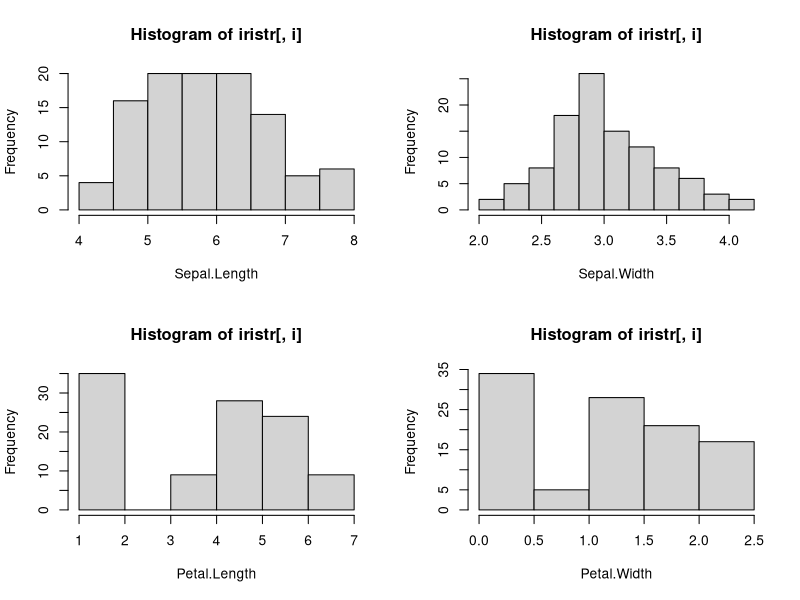
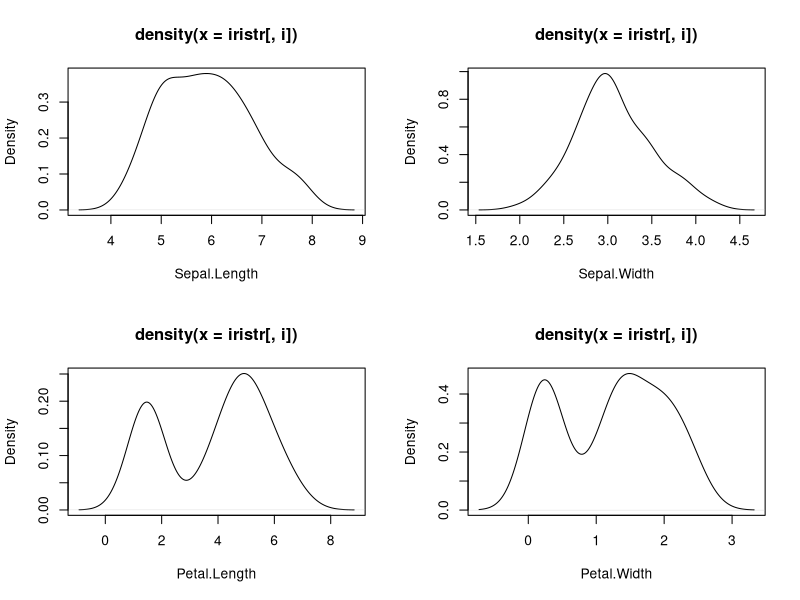
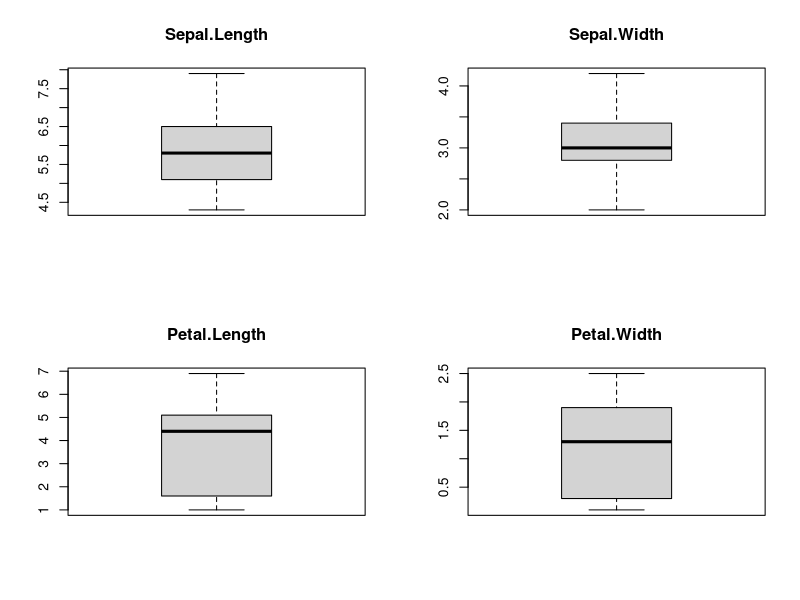
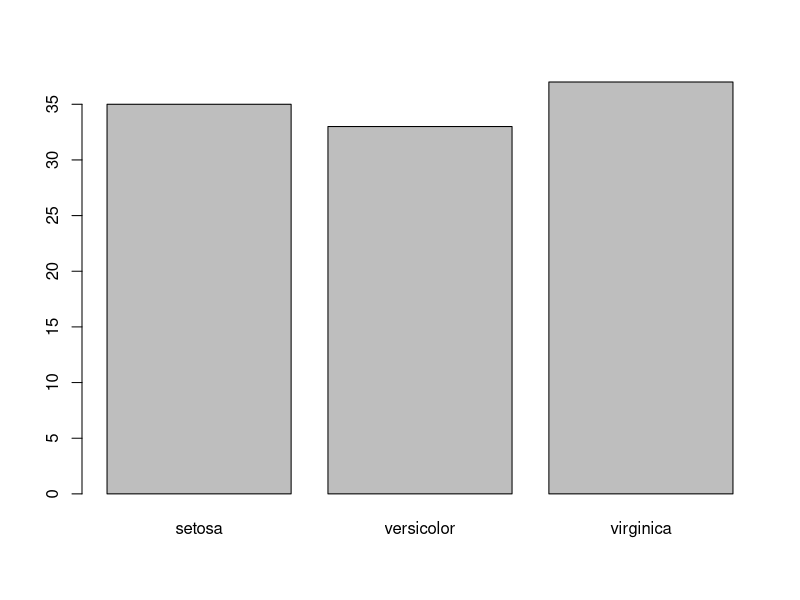
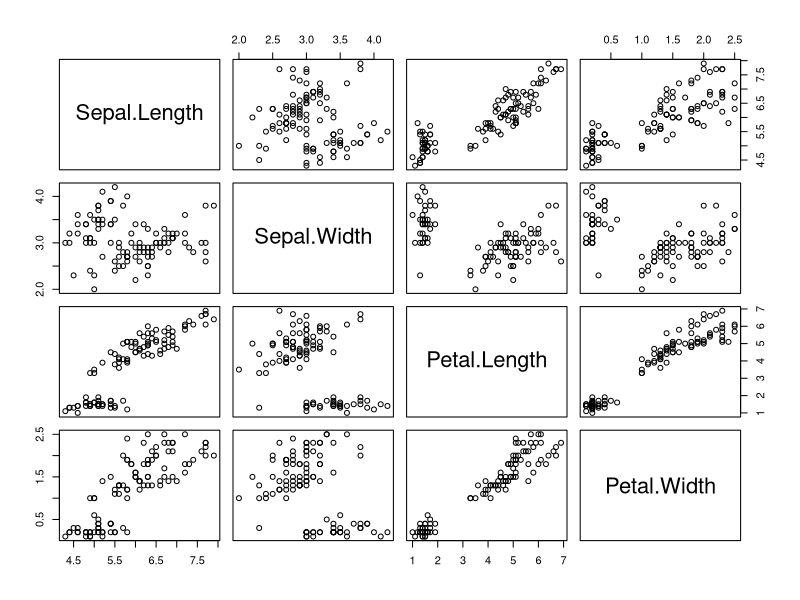

Reproduce these figures in R, in order. (Note: this script raises an error after producing the figures.)
library(datasets)
library(caret)

setwd("D:\\Media\\Documents\\Abi\\Data Science\\Repositories")

irim<-iris

set.seed(1)
index<-sample(1:nrow(irim),0.70*nrow(irim),replace = F)
iristr<-irim[index,]
iriste<-irim[-index,]

#dtx_tr
#dtx_tr_uv_numeric
#dtx_tr_uv_numeric_histogram
par(mfrow=c(2,2))
for(i in 1:4){
hist(iristr[,i],xlab = names(iristr)[i])
}
?hist()
#dtx_tr_uv_numeric_density plot
par(mfrow=c(2,2))
for(i in 1:4){
  plot(density(iristr[,i]),xlab=names(iristr)[i])
}
#dtx_tr_uv_numeric_boxplot
par(mfrow=c(2,2))
for(i in 1:4){
  boxplot(iristr[,i],main=names(iristr)[i])
}
dev.off()
#dtx_tr_uv_cat_barplot
barplot(summary(iristr$Species))
summary(iristr$Species)

#dtx_tr_bi_(cont-cont)
pairs(iristr[,-5])
cor.test(iristr[,1],iristr[,2])
cor.test(iristr[,1],iristr[,3])
cor.test(iristr[,1],iristr[,4])
cor.test(iristr[,2],iristr[,3])
cor.test(iristr[,2],iristr[,4])
cor.test(iristr[,3],iristr[,4])


#dtx_tr_bi_(Cont_cat)
tapply(iristr$Sepal.Length,iristr$Species,mean)
t<-aov(Sepal.Length~Species,data = iristr)
summary(t)
tapply(iristr$Sepal.Width,iristr$Species,mean)
t<-aov(Sepal.Width~Species,data = iristr)
summary(t)
tapply(iristr$Petal.Length,iristr$Species,mean)
t<-aov(Petal.Length~Species,data = iristr)
summary(t)
tapply(iristr$Petal.Width,iristr$Species,mean)
t<-aov(Petal.Width~Species,data = iristr)
summary(t)

#Spot check
#List of models that can be used

#LDA, CART, KNN, SVM, rf
set.seed(7)
trct<-trainControl(method = "cv",number = 10, verboseIter = T)
fit.LDA<-train(Species~.,data = iristr,trControl=trct,metric="Accuracy",method="lda")
fit.CART<-train(Species~.,data = iristr,trControl=trct,metric="Accuracy",method="rpart")
fit.KNN<-train(Species~.,data = iristr,trControl=trct,metric="Accuracy",method="knn")
fit.SVM<-train(Species~.,data = iristr,trControl=trct,metric="Accuracy",method="svmLinear")
fit.rf<-train(Species~.,data = iristr,trControl=trct,metric="Accuracy",method="rf")

results<-resamples(list(LDA=fit.LDA,CART=fit.CART,KNN=fit.KNN,SVM=fit.SVM,RF=fit.rf))
summary(results)

#applying the LDA model in test data set

predtest<-predict(fit.LDA,iriste[,1:4])
confusionMatrix(predtest,iriste[,5])